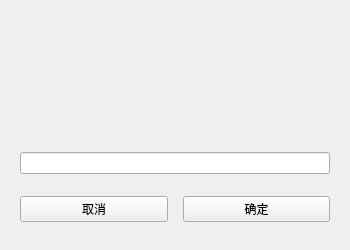
<?xml version="1.0" encoding="UTF-8"?>
<ui version="4.0">
 <class>input_dialog</class>
 <widget class="QWidget" name="input_dialog">
  <property name="geometry">
   <rect>
    <x>0</x>
    <y>0</y>
    <width>350</width>
    <height>250</height>
   </rect>
  </property>
  <property name="sizePolicy">
   <sizepolicy hsizetype="Maximum" vsizetype="Maximum">
    <horstretch>0</horstretch>
    <verstretch>0</verstretch>
   </sizepolicy>
  </property>
  <property name="minimumSize">
   <size>
    <width>300</width>
    <height>200</height>
   </size>
  </property>
  <property name="windowTitle">
   <string>Form</string>
  </property>
  <layout class="QVBoxLayout" name="verticalLayout">
   <property name="spacing">
    <number>0</number>
   </property>
   <property name="leftMargin">
    <number>0</number>
   </property>
   <property name="topMargin">
    <number>0</number>
   </property>
   <property name="rightMargin">
    <number>0</number>
   </property>
   <property name="bottomMargin">
    <number>0</number>
   </property>
   <item>
    <widget class="QFrame" name="frame_upper">
     <property name="frameShape">
      <enum>QFrame::NoFrame</enum>
     </property>
     <property name="frameShadow">
      <enum>QFrame::Plain</enum>
     </property>
     <property name="lineWidth">
      <number>0</number>
     </property>
     <layout class="QVBoxLayout" name="verticalLayout_3">
      <property name="spacing">
       <number>10</number>
      </property>
      <property name="leftMargin">
       <number>20</number>
      </property>
      <property name="topMargin">
       <number>20</number>
      </property>
      <property name="rightMargin">
       <number>20</number>
      </property>
      <property name="bottomMargin">
       <number>20</number>
      </property>
      <item>
       <widget class="QLabel" name="title">
        <property name="font">
         <font>
          <pointsize>16</pointsize>
         </font>
        </property>
       </widget>
      </item>
      <item>
       <widget class="QLabel" name="content">
        <property name="font">
         <font>
          <pointsize>11</pointsize>
         </font>
        </property>
        <property name="wordWrap">
         <bool>true</bool>
        </property>
       </widget>
      </item>
     </layout>
    </widget>
   </item>
   <item>
    <widget class="QFrame" name="frame_lower">
     <property name="accessibleDescription">
      <string>dialog_lower_frame</string>
     </property>
     <property name="styleSheet">
      <string notr="true">QFrame{border-bottom-left-radius: 10px;
border-bottom-right-radius: 10px;}</string>
     </property>
     <property name="frameShape">
      <enum>QFrame::NoFrame</enum>
     </property>
     <property name="frameShadow">
      <enum>QFrame::Plain</enum>
     </property>
     <property name="lineWidth">
      <number>0</number>
     </property>
     <layout class="QVBoxLayout" name="verticalLayout_2">
      <property name="spacing">
       <number>15</number>
      </property>
      <property name="leftMargin">
       <number>20</number>
      </property>
      <property name="topMargin">
       <number>20</number>
      </property>
      <property name="rightMargin">
       <number>20</number>
      </property>
      <property name="bottomMargin">
       <number>20</number>
      </property>
      <item>
       <widget class="EditableComboBox" name="comboBox"/>
      </item>
      <item>
       <layout class="QHBoxLayout" name="horizontalLayout_2">
        <item>
         <widget class="PushButton" name="btn_cancel">
          <property name="text">
           <string>取消</string>
          </property>
         </widget>
        </item>
        <item>
         <widget class="PrimaryPushButton" name="btn_ok">
          <property name="text">
           <string>确定</string>
          </property>
         </widget>
        </item>
       </layout>
      </item>
     </layout>
    </widget>
   </item>
  </layout>
 </widget>
 <customwidgets>
  <customwidget>
   <class>EditableComboBox</class>
   <extends>LineEdit</extends>
   <header>qfluentwidgets</header>
  </customwidget>
  <customwidget>
   <class>PushButton</class>
   <extends>QPushButton</extends>
   <header>qfluentwidgets</header>
  </customwidget>
  <customwidget>
   <class>PrimaryPushButton</class>
   <extends>PushButton</extends>
   <header>qfluentwidgets</header>
  </customwidget>
  <customwidget>
   <class>LineEdit</class>
   <extends>QLineEdit</extends>
   <header>qfluentwidgets</header>
  </customwidget>
 </customwidgets>
 <resources/>
 <connections/>
</ui>
